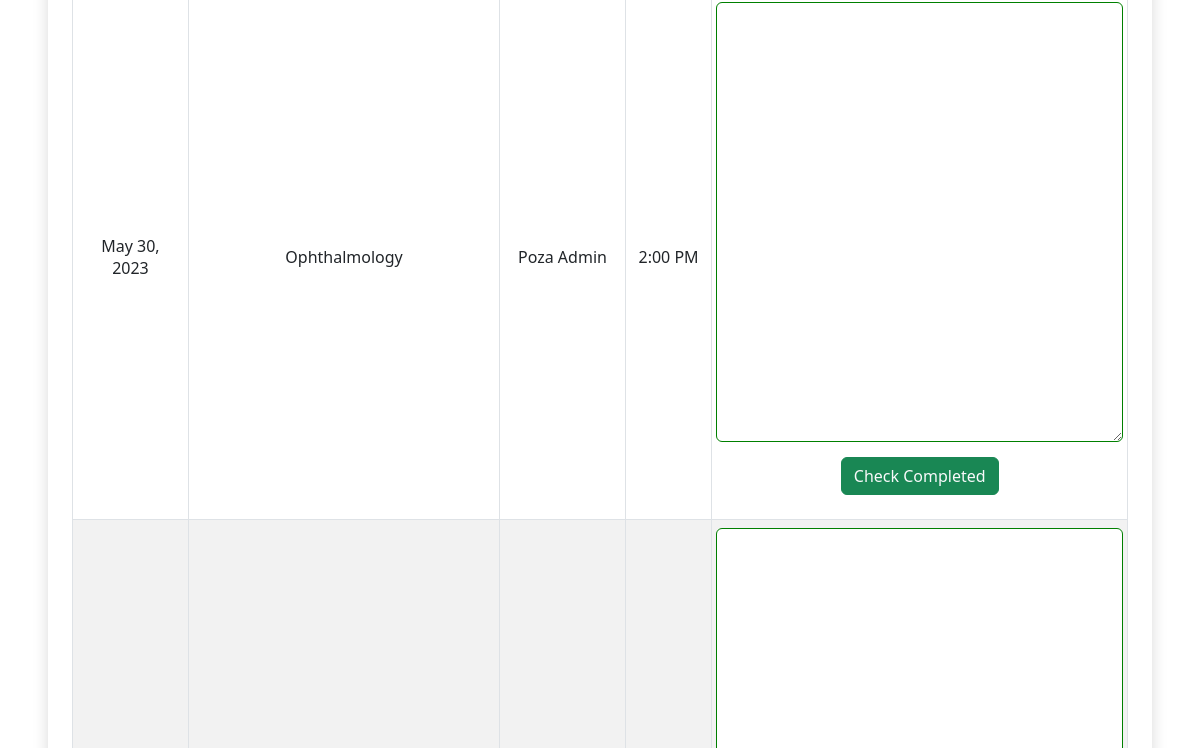
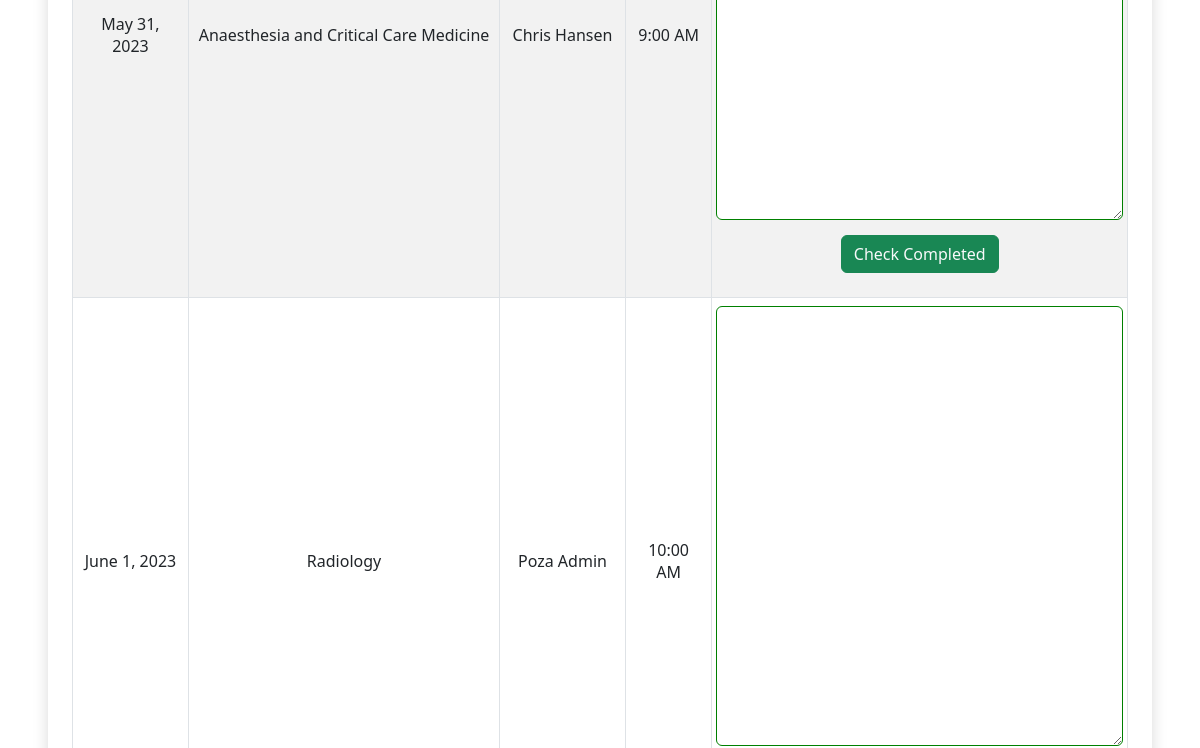
The app's page /staff-panel/ (signed in, middle part), older data (2 pictures, top to bottom).
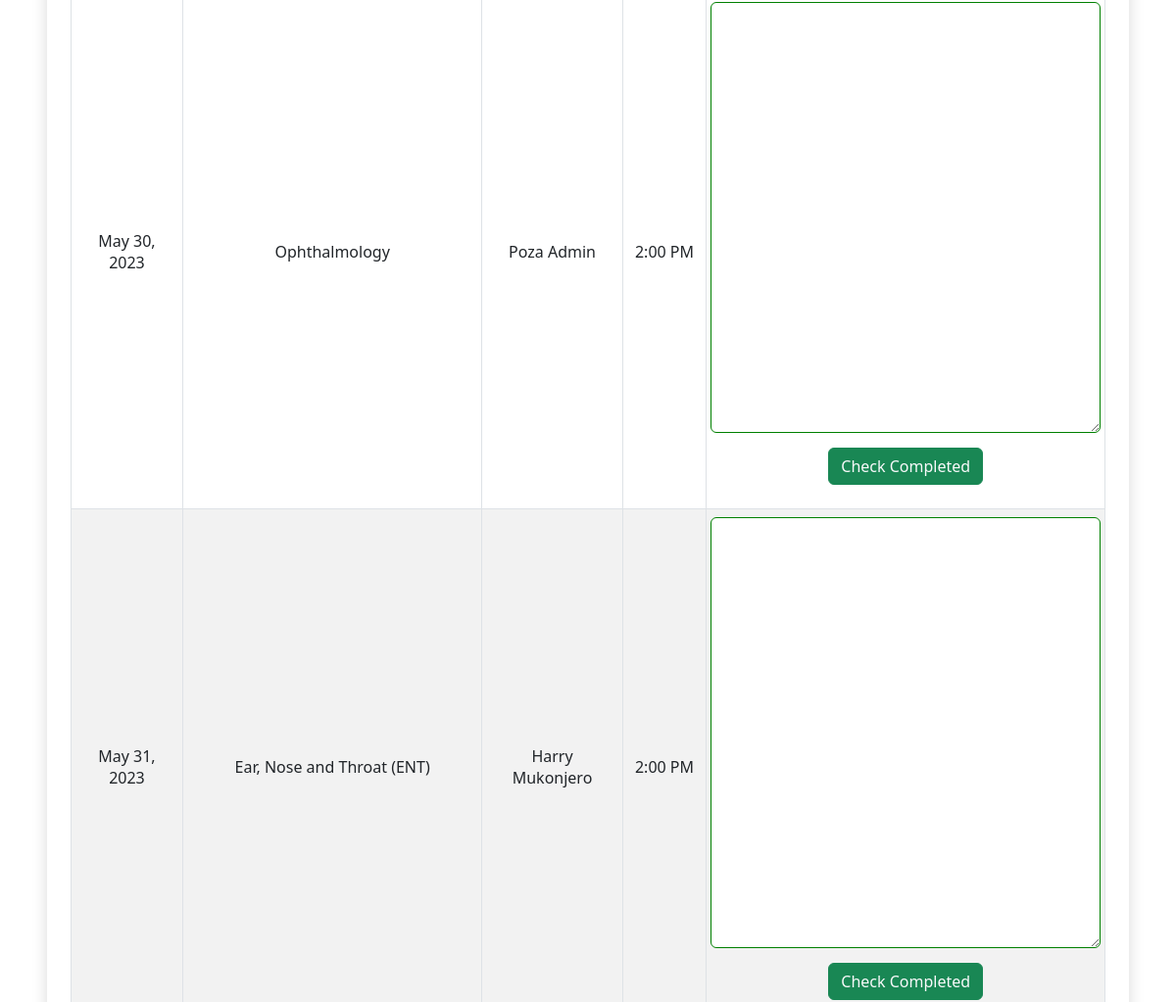
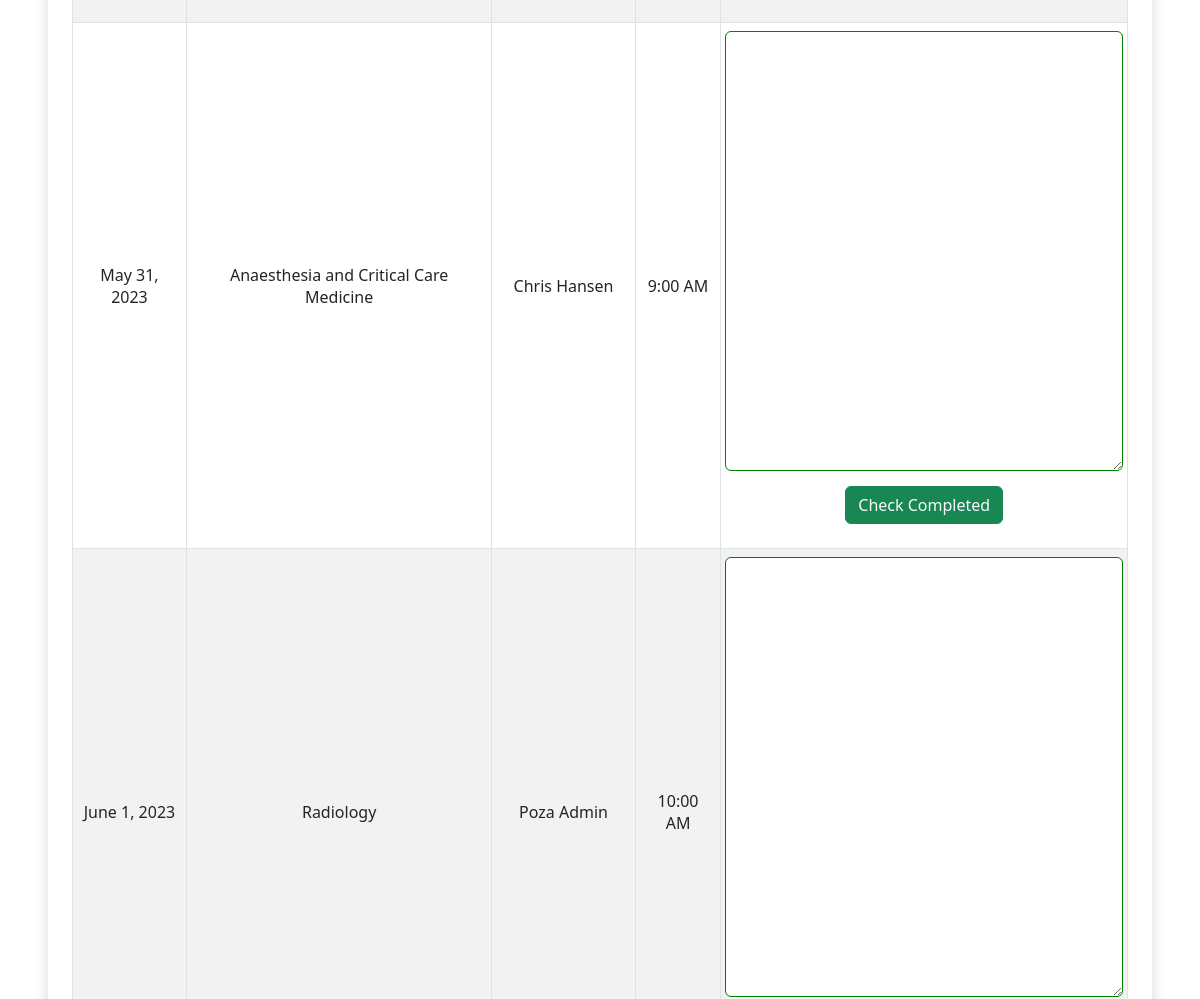
The same page, newer data (2 pictures, top to bottom).
### booking/models.py (models this page shows, shortened)
class Appointment(models.Model):
    uuid = models.ForeignKey(Persona, on_delete=models.CASCADE)
    app_id = models.BigAutoField(primary_key=True,)
    service = models.CharField(max_length=50, choices=SERVICE_CHOICES, default="Physician / Internal Medicine")
    day = models.DateField(default=datetime.now)
    time = models.CharField(max_length=10, choices=TIME_CHOICES)
    time_ordered = models.DateTimeField(default=datetime.now, blank=True)
    assigned_doctor = models.CharField(max_length=30, editable=False)
    price = models.PositiveIntegerField()
    note = models.TextField(default="")
    completed = models.BooleanField(default=False)

class Persona(AbstractUser, PermissionsMixin):
    uuid = models.UUIDField(primary_key=True, auto_created=True, default=uuid.uuid4)
    username = None
    name = models.CharField(max_length=50, null=False)
    email = models.EmailField(max_length=255, unique=True, validators=[EmailValidator(message="Please enter a valid email address in the format"), RegexValidator(regex='^name@name.name', inverse_match=True, message="Please provide a valid email address.")])
    birth_date = models.DateField(null=False, validators=[at_least_age_18])
    gender = models.CharField(choices=GENDER_CHOICES, default="Prefer Not To Say", max_length=20)
    phone_no = models.IntegerField(null=False)
    account_type = models.CharField(max_length=10, choices=ACCOUNT_CHOICES, default='PATIENT')
    kin_name = models.CharField(max_length=50, help_text="*Optional", null=True, blank=True)
    kin_contact = models.IntegerField(help_text="*Optional", null=True, blank=True)
    password = models.CharField(max_length=30, validators=[MinLengthValidator(limit_value=8, message="Please ensure the password is at least 8 characters"), RegexValidator(regex='^password', inverse_match=True, message="Please use a different password")], default="password")
    is_superuser = models.BooleanField(default=False)
    is_active = models.BooleanField(default=True)
    last_update = models.DateTimeField(_('last updated'), auto_now=True)
    last_logged = models.DateTimeField(default=datetime.now)
    objects = PersonaManager()
    USERNAME_FIELD = 'email'
    REQUIRED_FIELDS = ['password']

### booking/views.py (the view, shortened to what this page needs)
# urls.py: path('staff-panel/', views.staffPanel, name='staffPanel'),
def staffPanel(request, **extra_fields):
    user = request.user
    if user.is_authenticated:
        today = datetime.today()
        foo = extra_fields.get('foo', None)
        if foo == "past":
            minDate = (today - timedelta(days=30)).strftime('%Y-%m-%d')
            maxDate = (today - timedelta(days=1)).strftime('%Y-%m-%d')
        else:
            minDate = today.strftime('%Y-%m-%d')
            maxDate = (today + timedelta(days=21)).strftime('%Y-%m-%d')
        items = Appointment.objects.filter(day__range=[minDate, maxDate]).order_by('day', 'time')
        return render(request, 'staffPanel.html', {
            'items':items,
            "user": user,
            "name": user.name,
        })
    return custom_error_handler(request)

### booking/context_processors.py (called while the page is built)
def services_processor(request):
    return {
        "service_descriptions": SERVICE_DESCS,
    }

### booking/templates/staffPanel.html (shortened to what this page needs)
{% extends 'layout.html' %}
{% load static %}
{% block body %}
<head>
  <link rel="text/stylesheet" href="./css/layout.css">
</head>
{% if user.is_authenticated and user.account_type != "PATIENT" %}
<div class="shadow p-4 mb-5 bg-body bg-body rounded text-black  m-5 ">
    <br>
    <br>
    <br>
    <div class="table-responsive">
      <table class="table align-middle table-bordered table-striped table-hover mx-auto">
          <tbody id="myTable">
              {% for item in items %}
              {% if user.name == item.assigned_doctor or user.account_type == "ADMIN"%}
              <tr>
                <td class="text-center">{{item.day}}</td>
                <td class="text-center">{{item.service}}</td>
                <td class="text-center">{{item.uuid.name}}</td>
                <td class="text-center">{{item.time}}</td>
                <td class="text-center">
                  <form action='{% url "staffPanel" app_id=item.app_id%}', method="post", class="me-2 ms-2">
                    <div class="row">
                        {% if not item.completed %}
                        <textarea type="text" name="note" id="note" style="height: 150px; border-color:green", placeholder,="Enter any comments, notes or remarks for the patient here...", class="rounded">{{item.note}}</textarea>
                        {% else %}
                        <textarea readonly="True" type="text" name="note" id="note" style="height: 150px; border-color:red;" class="rounded" placeholder="Enter any comments, notes or remarks for the patient here...">{{item.note}}</textarea>
                        {% endif %}
                      <div class="col">
                        {%if not item.completed %}
                        <button type="submit" class="btn btn-success  text-light" id="complete" style="margin-top: 15;" name="button_id" value="complete">Check Completed</button>
                        {% else %}
                        <button type="submit" class="btn btn-danger  text-light" id="incomplete" name="button_id" value="undo" style="margin-top: 15;">Check Undone</button>
                        {% endif %}
                      </div>
                    </div>
                  </form>
                </td>
              </tr>
                {% endif %}
                {% endfor %}
            </tbody>
          </table>
        </div>
      </div>
  {% else %}
<div class="shadow p-4 mb-5 bg-body bg-body rounded text-black  m-5 alert alert-danger" role="alert">
  <p>This page is only accessible to staff!</p>
  <a href="{% url 'login' %}" class="btn btn-primary text-white">Sign in</a>
</div>
  {% endif %}
  {% endblock %}

### booking/templates/layout.html (shortened to what this page needs)
{% load static %}
<!DOCTYPE html>
<html lang="en">
    <head>
        <link href="https://cdn.jsdelivr.net/npm/bootstrap@5.2.1/dist/css/bootstrap.min.css" rel="stylesheet">
        <link rel="stylesheet" href="https://cdnjs.cloudflare.com/ajax/libs/font-awesome/6.4.0/css/all.min.css" />
        <link rel="stylesheet" href="{% static 'layout.css' %}">
        <link rel="stylesheet" href="https://cdnjs.cloudflare.com/ajax/libs/animate.css/4.1.1/animate.min.css"/>
    </head>
    <body>
        {% block body %}
        {% endblock %}
    </body>
</html>

### booking/templates/staffPanel.html (style rules this page uses)
#note { width: 100%; box-sizing: border-box; height: 100%; min-height: 440; }

Row changes from the older to the newer data that the page shows:
added Appointment: day "May 31, 2023", service "Ear, Nose and Throat (ENT)", uuid.name "Harry Mukonjero", time "2:00 PM", completed "Check Completed"
